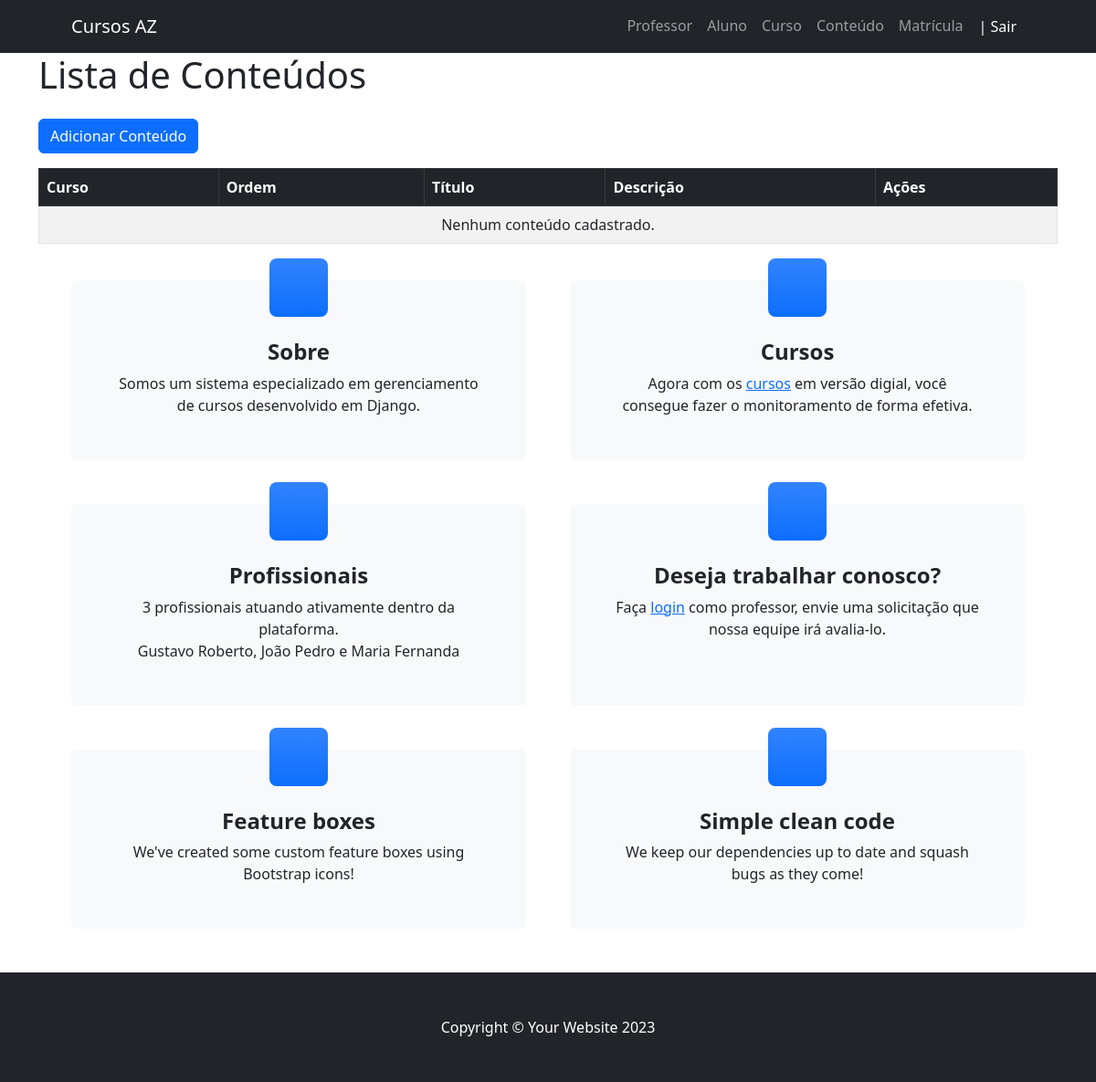
The page /conteudo/ (signed in) on the database as committed earlier.
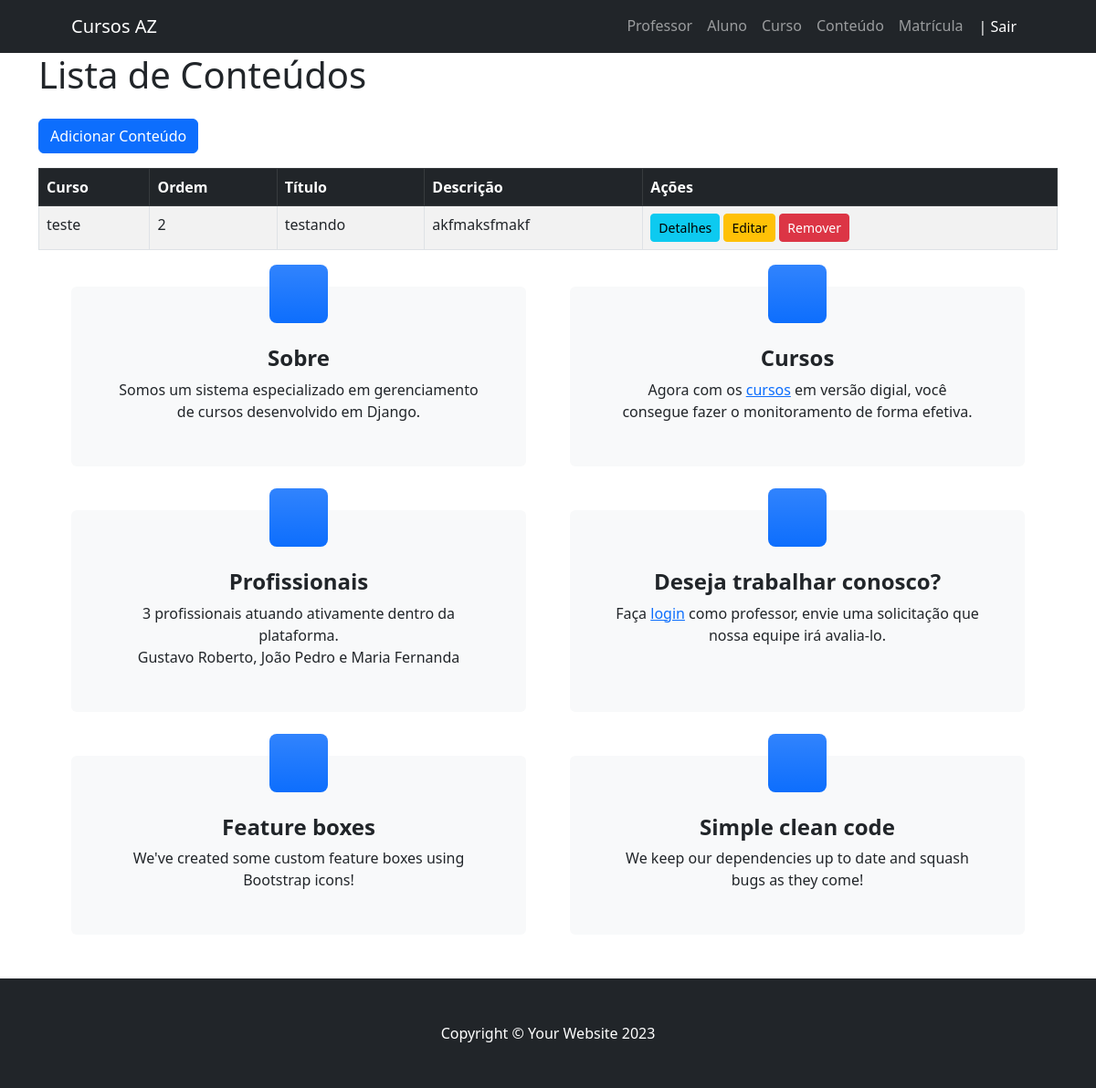
The same page on the database as committed later.
### conteudo/models.py (models this page shows, shortened)
class Conteudo(models.Model):
    ordem = models.PositiveIntegerField()
    titulo = models.CharField(max_length=255)
    desc = models.TextField(verbose_name="Descrição")
    m_apoio = models.BinaryField(blank=True, null=True, verbose_name="Material de Apoio", editable=True)  # BLOB
    curso = models.ForeignKey(Curso, on_delete=models.CASCADE)
    class Meta:
        ordering = ['curso', 'ordem']
        verbose_name = "Conteúdo"
        verbose_name_plural = "Conteúdos"

### cursos/models.py (models this page shows, shortened)
class Curso(models.Model):
    nome = models.CharField(max_length=255)
    ch = models.IntegerField(verbose_name="Carga Horária")
    descricao = models.TextField()
    professor = models.ForeignKey(Professor, on_delete=models.CASCADE)

### conteudo/views.py (the view)
# urls.py: path('conteudo/', views_conteudo.index, name="index-conteudo"),
@login_required
@permission_required('conteudo.view_conteudo', raise_exception=True)
def index(request):
    conteudos = Conteudo.objects.all()
    return render(request, "conteudo/index.html", {"conteudos": conteudos})

### templates/conteudo/index.html
{% extends "_base.html" %}
{% block content %}
<div class="container">
    <h1 class="mb-4">Lista de Conteúdos</h1>
    <a href="{% url 'add-conteudo' %}" class="btn btn-primary mb-3">Adicionar Conteúdo</a>
    <div class="table-responsive">
        <table class="table table-striped table-bordered">
            <thead class="table-dark">
                <tr>
                    <th>Curso</th>
                    <th>Ordem</th>
                    <th>Título</th>
                    <th>Descrição</th>
                    <th>Ações</th>
                </tr>
            </thead>
            <tbody>
                {% for conteudo in conteudos %}
                <tr>
                    <td>{{ conteudo.curso.nome }}</td>
                    <td>{{ conteudo.ordem }}</td>
                    <td>{{ conteudo.titulo }}</td>
                    <td>{{ conteudo.desc|truncatewords:10 }}</td>
                    <td>
                        <a href="{% url 'detail-conteudo' conteudo.id %}" class="btn btn-sm btn-info">Detalhes</a>
                        <a href="{% url 'edit-conteudo' conteudo.id %}" class="btn btn-sm btn-warning">Editar</a>
                        <a href="{% url 'remove-conteudo' conteudo.id %}" class="btn btn-sm btn-danger">Remover</a>
                    </td>
                </tr>
                {% empty %}
                <tr>
                    <td colspan="5" class="text-center">Nenhum conteúdo cadastrado.</td>
                </tr>
                {% endfor %}
            </tbody>
        </table>
    </div>
</div>
{% endblock %}

Rows that differ between the two databases and show on the page:
added Conteudo: curso.nome "teste", ordem "2", titulo "testando", desc "akfmaksfmakf"
Other text that changed with them:
text no longer shown: "Nenhum conteúdo cadastrado."
